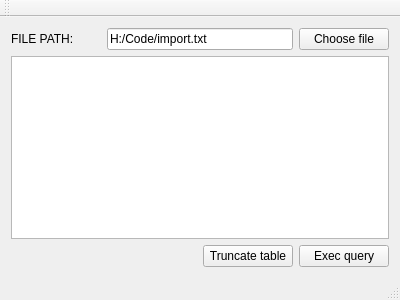
<?xml version="1.0" encoding="UTF-8"?>
<ui version="4.0">
 <class>MainWindow</class>
 <widget class="QMainWindow" name="MainWindow">
  <property name="geometry">
   <rect>
    <x>0</x>
    <y>0</y>
    <width>400</width>
    <height>300</height>
   </rect>
  </property>
  <property name="windowTitle">
   <string>MainWindow</string>
  </property>
  <widget class="QWidget" name="centralWidget">
   <layout class="QGridLayout" name="gridLayout">
    <item row="0" column="1" colspan="2">
     <widget class="QLineEdit" name="lineEdit">
      <property name="text">
       <string>H:/Code/import.txt</string>
      </property>
     </widget>
    </item>
    <item row="0" column="0">
     <widget class="QLabel" name="label">
      <property name="text">
       <string>FILE PATH:</string>
      </property>
     </widget>
    </item>
    <item row="0" column="3">
     <widget class="QPushButton" name="pbnChoosePath">
      <property name="text">
       <string>Choose file</string>
      </property>
     </widget>
    </item>
    <item row="2" column="0" colspan="4">
     <widget class="QTableView" name="tableView"/>
    </item>
    <item row="3" column="3">
     <widget class="QPushButton" name="pbnExecQuery">
      <property name="text">
       <string>Exec query</string>
      </property>
     </widget>
    </item>
    <item row="3" column="2">
     <widget class="QPushButton" name="pbnTruncateTable">
      <property name="text">
       <string>Truncate table</string>
      </property>
     </widget>
    </item>
   </layout>
  </widget>
  <widget class="QMenuBar" name="menuBar">
   <property name="geometry">
    <rect>
     <x>0</x>
     <y>0</y>
     <width>400</width>
     <height>21</height>
    </rect>
   </property>
  </widget>
  <widget class="QToolBar" name="mainToolBar">
   <attribute name="toolBarArea">
    <enum>TopToolBarArea</enum>
   </attribute>
   <attribute name="toolBarBreak">
    <bool>false</bool>
   </attribute>
  </widget>
  <widget class="QStatusBar" name="statusBar"/>
 </widget>
 <layoutdefault spacing="6" margin="11"/>
 <resources/>
 <connections/>
</ui>
